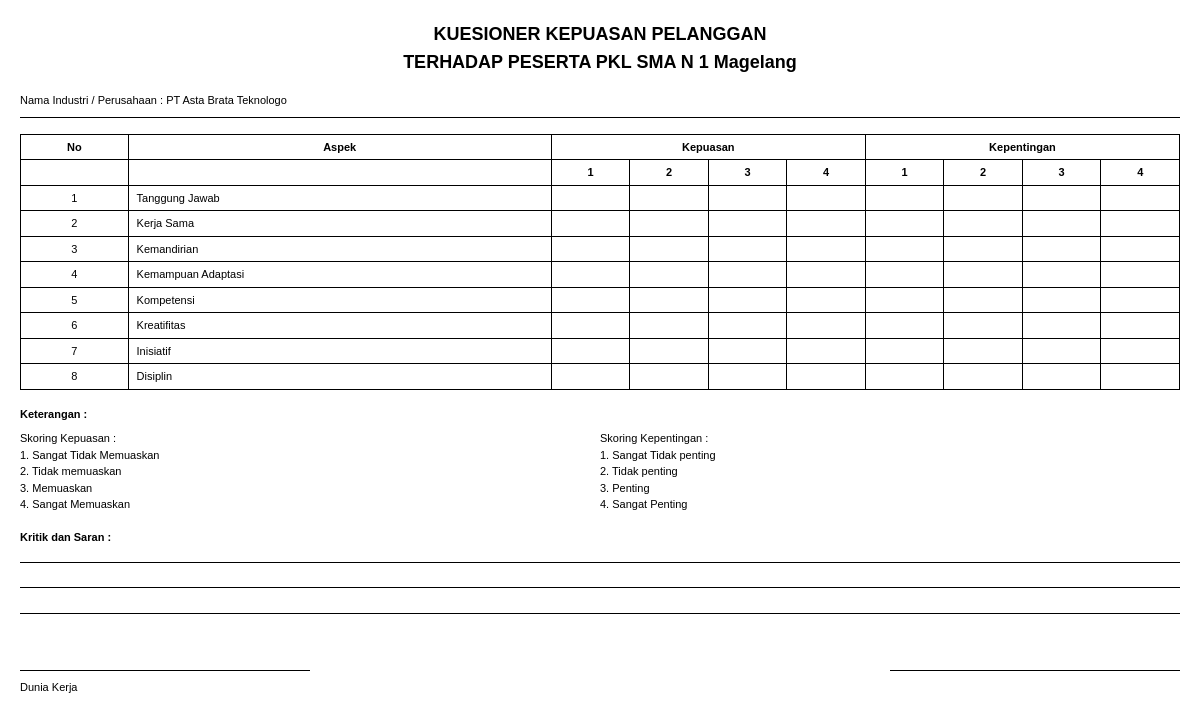
Screenshot of /pages/laporan/nkp.php?id_siswa=1 with the database file from the repository.
### tables this page shows
CREATE TABLE `siswa` (
  `id_siswa` int(11) NOT NULL,
  `nis` varchar(15) NOT NULL,
  `nisn` varchar(15) NOT NULL,
  `nama_siswa` varchar(50) NOT NULL,
  `no_wa` varchar(20) NOT NULL,
  `kelas` varchar(10) NOT NULL,
  `pro_keahlian` varchar(20) NOT NULL,
  `TTL` varchar(100) NOT NULL,
  `id_sekolah` int(11) NOT NULL,
  `id_perusahaan` int(11) NOT NULL,
  `tanggal_mulai` date NOT NULL,
  `tanggal_selesai` date NOT NULL,
  `id_pembimbing` int(11) NOT NULL,
  `id_guru` int(11) NOT NULL,
  `username` varchar(20) NOT NULL,
  `password` varchar(20) NOT NULL
);

CREATE TABLE `sekolah` (
  `id_sekolah` int(11) NOT NULL,
  `nama_sekolah` varchar(50) NOT NULL,
  `alamat_sekolah` varchar(300) NOT NULL,
  `kepala_sekolah` varchar(25) NOT NULL,
  `logo_sekolah` varchar(255) DEFAULT NULL
);

CREATE TABLE `perusahaan` (
  `id_perusahaan` int(11) NOT NULL,
  `nama_perusahaan` varchar(50) NOT NULL,
  `alamat_perusahaan` varchar(300) NOT NULL
);

### pages/laporan/nkp.php (the view, shortened to what this page needs)
<?php
include('../../koneksi.php');
$id_siswa = $_GET['id_siswa'] ?? null;
$query = "
    SELECT
        s.nama_siswa,
        s.pro_keahlian,
        s.tanggal_mulai,
        s.tanggal_selesai,
        s.TTL,
        s.NISN,
        p.nama_perusahaan AS id_perusahaan,
        b.nama_pembimbing AS id_pembimbing,
        sk.nama_sekolah,
        sk.alamat_sekolah
    FROM
        siswa s
    LEFT JOIN
        perusahaan p ON s.id_perusahaan = p.id_perusahaan
    LEFT JOIN
        pembimbing b ON s.id_pembimbing = b.id_pembimbing
    LEFT JOIN
        sekolah sk ON s.id_sekolah = sk.id_sekolah
    WHERE
        s.id_siswa = ? ";
$stmt = $coneksi->prepare($query);
$stmt->bind_param("i", $id_siswa);
$stmt->execute();
$result = $stmt->get_result();
if ($result->num_rows > 0) {
    $data = $result->fetch_assoc();
} else {
    echo "Data tidak ditemukan.";
    exit();
}
?>
<!DOCTYPE html>
<html lang="en">
<head>
    <script src="https://cdn.tailwindcss.com"></script>
</head>
<body>
    <div class="printable">
        <div class="text-center mb-4">
            <h1 class="text-lg font-semibold style9">KUESIONER KEPUASAN PELANGGAN</h1>
            <h2 class="text-lg font-semibold style9">TERHADAP PESERTA PKL <?php echo htmlspecialchars($data['nama_sekolah']); ?></h2>
        </div>
        <div class="mb-4">
            <label class="block mb-2 style9">Nama Industri / Perusahaan : <?php echo htmlspecialchars($data['id_perusahaan']); ?></label>
            <div class="border-b border-black w-full"></div>
        </div>
        <table class="w-full border-collapse border border-black text-center style9">
            <thead>
                <tr>
                    <th class="border border-black px-2 py-1 style9">No</th>
                    <th class="border border-black px-2 py-1 style9">Aspek</th>
                    <th colspan="4" class="border border-black px-2 py-1 style9">Kepuasan</th>
                    <th colspan="4" class="border border-black px-2 py-1 style9">Kepentingan</th>
                </tr>
                <tr>
                    <th class="border border-black px-2 py-1"></th>
                    <th class="border border-black px-2 py-1"></th>
                    <th class="border border-black px-2 py-1 style9">1</th>
                    <th class="border border-black px-2 py-1 style9">2</th>
                    <th class="border border-black px-2 py-1 style9">3</th>
                    <th class="border border-black px-2 py-1 style9">4</th>
                    <th class="border border-black px-2 py-1 style9">1</th>
                    <th class="border border-black px-2 py-1 style9">2</th>
                    <th class="border border-black px-2 py-1 style9">3</th>
                    <th class="border border-black px-2 py-1 style9">4</th>
                </tr>
            </thead>
            <tbody>
                <tr>
                    <td class="border border-black px-2 py-1 style9">1</td>
                    <td class="border border-black px-2 py-1 text-left style9">Tanggung Jawab</td>
                    <td class="border border-black px-2 py-1"></td>
                    <td class="border border-black px-2 py-1"></td>
                    <td class="border border-black px-2 py-1"></td>
                    <td class="border border-black px-2 py-1"></td>
                    <td class="border border-black px-2 py-1"></td>
                    <td class="border border-black px-2 py-1"></td>
                    <td class="border border-black px-2 py-1"></td>
                    <td class="border border-black px-2 py-1"></td>
                </tr>
                <tr>
                    <td class="border border-black px-2 py-1 style9">2</td>
                    <td class="border border-black px-2 py-1 text-left style9">Kerja Sama</td>
                    <td class="border border-black px-2 py-1"></td>
                    <td class="border border-black px-2 py-1"></td>
                    <td class="border border-black px-2 py-1"></td>
                    <td class="border border-black px-2 py-1"></td>
                    <td class="border border-black px-2 py-1"></td>
                    <td class="border border-black px-2 py-1"></td>
                    <td class="border border-black px-2 py-1"></td>
                    <td class="border border-black px-2 py-1"></td>
                </tr>
                <tr>
                    <td class="border border-black px-2 py-1 style9">3</td>
                    <td class="border border-black px-2 py-1 text-left style9">Kemandirian</td>
                    <td class="border border-black px-2 py-1"></td>
                    <td class="border border-black px-2 py-1"></td>
                    <td class="border border-black px-2 py-1"></td>
                    <td class="border border-black px-2 py-1"></td>
                    <td class="border border-black px-2 py-1"></td>
                    <td class="border border-black px-2 py-1"></td>
                    <td class="border border-black px-2 py-1"></td>
                    <td class="border border-black px-2 py-1"></td>
                </tr>
                <tr>
                    <td class="border border-black px-2 py-1 style9">4</td>
                    <td class="border border-black px-2 py-1 text-left style9">Kemampuan Adaptasi</td>
                    <td class="border border-black px-2 py-1"></td>
                    <td class="border border-black px-2 py-1"></td>
                    <td class="border border-black px-2 py-1"></td>
                    <td class="border border-black px-2 py-1"></td>
                    <td class="border border-black px-2 py-1"></td>
                    <td class="border border-black px-2 py-1"></td>
                    <td class="border border-black px-2 py-1"></td>
                    <td class="border border-black px-2 py-1"></td>
                </tr>
                <tr>
                    <td class="border border-black px-2 py-1 style9">5</td>
                    <td class="border border-black px-2 py-1 text-left style9">Kompetensi</td>
                    <td class="border border-black px-2 py-1"></td>
                    <td class="border border-black px-2 py-1"></td>
                    <td class="border border-black px-2 py-1"></td>
                    <td class="border border-black px-2 py-1"></td>
                    <td class="border border-black px-2 py-1"></td>
                    <td class="border border-black px-2 py-1"></td>
                    <td class="border border-black px-2 py-1"></td>
                    <td class="border border-black px-2 py-1"></td>
                </tr>
                <tr>
                    <td class="border border-black px-2 py-1 style9">6</td>
                    <td class="border border-black px-2 py-1 text-left style9">Kreatifitas</td>
                    <td class="border border-black px-2 py-1"></td>
                    <td class="border border-black px-2 py-1"></td>
                    <td class="border border-black px-2 py-1"></td>
                    <td class="border border-black px-2 py-1"></td>
                    <td class="border border-black px-2 py-1"></td>
                    <td class="border border-black px-2 py-1"></td>
                    <td class="border border-black px-2 py-1"></td>
                    <td class="border border-black px-2 py-1"></td>
                </tr>
                <tr>
                    <td class="border border-black px-2 py-1 style9">7</td>
                    <td class="border border-black px-2 py-1 text-left style9">Inisiatif</td>
                    <td class="border border-black px-2 py-1"></td>
                    <td class="border border-black px-2 py-1"></td>
                    <td class="border border-black px-2 py-1"></td>
                    <td class="border border-black px-2 py-1"></td>
                    <td class="border border-black px-2 py-1"></td>
                    <td class="border border-black px-2 py-1"></td>
                    <td class="border border-black px-2 py-1"></td>
                    <td class="border border-black px-2 py-1"></td>
                </tr>
                <tr>
                    <td class="border border-black px-2 py-1 style9">8</td>
                    <td class="border border-black px-2 py-1 text-left style9">Disiplin</td>
                    <td class="border border-black px-2 py-1"></td>
                    <td class="border border-black px-2 py-1"></td>
                    <td class="border border-black px-2 py-1"></td>
                    <td class="border border-black px-2 py-1"></td>
                    <td class="border border-black px-2 py-1"></td>
                    <td class="border border-black px-2 py-1"></td>
                    <td class="border border-black px-2 py-1"></td>
                    <td class="border border-black px-2 py-1"></td>
                </tr>
            </tbody>
        </table>
        <div class="mt-4">
            <h3 class="font-semibold style9">Keterangan :</h3>
            <div class="flex mt-2 style9">
                <div class="w-1/2 ">
                    <p>Skoring Kepuasan :</p>
                    <p>1. Sangat Tidak Memuaskan</p>
                    <p>2. Tidak memuaskan</p>
                    <p>3. Memuaskan</p>
                    <p>4. Sangat Memuaskan</p>
                </div>
                <div class="w-1/2">
                    <p>Skoring Kepentingan :</p>
                    <p>1. Sangat Tidak penting</p>
                    <p>2. Tidak penting</p>
                    <p>3. Penting</p>
                    <p>4. Sangat Penting</p>
                </div>
            </div>
        </div>
        <div class="mt-4 style9">
            <h3 class="font-semibold">Kritik dan Saran :</h3><br>
            <div class="border-b border-black w-full mb-2"></div><br>
            <div class="border-b border-black w-full mb-2"></div><br>
            <div class="border-b border-black w-full mb-2"></div><br>
        </div>
        <div class="flex justify-between mt-8">
            <div class="w-1/2">
                <div class="border-b border-black w-1/2 mb-2 style9"></div>
                <p class="style9">Dunia Kerja</p>
            </div>
            <div class="w-1/2 text-right">
                <div class="border-b border-black w-1/2 mb-2 ml-auto"></div>
            </div>
        </div>
    </div>
</body>
</html>

### pages/laporan/nkp.php (style rules this page uses)
.printable { margin: 20px; }
.style9 { font-family: Verdana, Arial, Helvetica, sans-serif; font-size: 11px; }

### rows the page displays
siswa: id_sekolah.nama_sekolah "SMA N 1 Magelang", id_perusahaan.nama_perusahaan "PT Asta Brata Teknologo"
